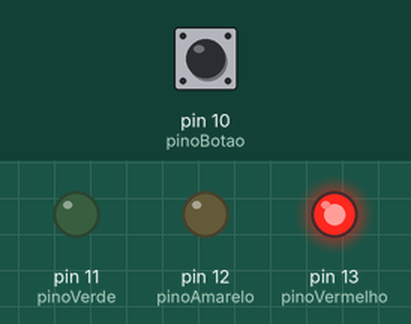
This sketch was run on a simulated Arduino Uno, built with avr-gcc and run on an emulated ATmega328P. On the bench: output pins drawn as LEDs (lit = HIGH). Inputs (shaded band) come from the test bench; at power-on: pin 10 (pinoBotao) LOW.

Above: at 1.2 s.
1.3 s: pin 10 (pinoBotao) pulled HIGH for 0.15 s
At 2.5 s:
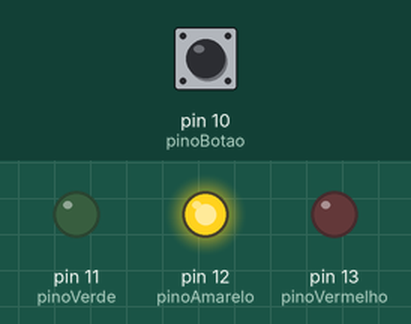
2.9 s: pin 10 (pinoBotao) pulled HIGH for 1 s
At 5.0 s:
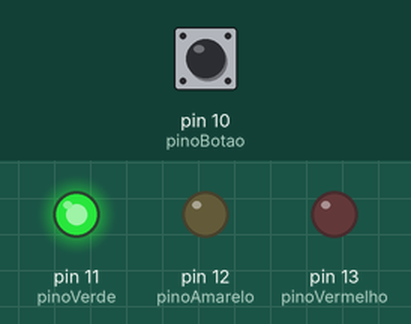
5.4 s: pin 10 (pinoBotao) pulled HIGH for 3.2 s
At 9.8 s:
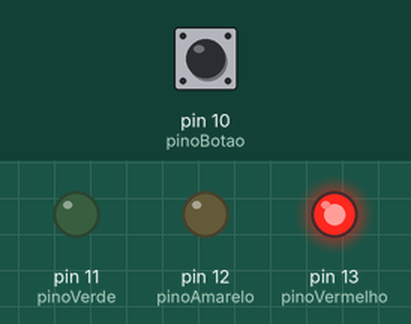
Timing chart, 0 to 11.3 s (numbered marks = the images above; inputs shaded):
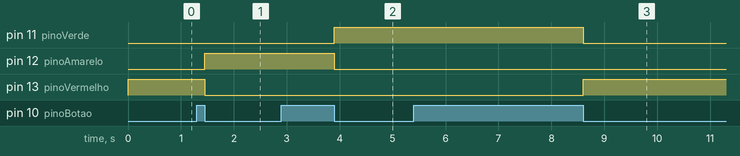

Measured:
- after the input at 1.3 s, pin 12 (pinoAmarelo): LOW → HIGH after 0.15 s; pin 13 (pinoVermelho): HIGH → LOW after 0.15 s
- after the input at 2.9 s, pin 11 (pinoVerde): LOW → HIGH after 1.0 s; pin 12 (pinoAmarelo): HIGH → LOW after 1.0 s
- after the input at 5.4 s, pin 11 (pinoVerde): HIGH → LOW after 3.2 s; pin 13 (pinoVermelho): LOW → HIGH after 3.2 s

The sketch:

Semaforo.ino
```cpp
const int pinoVerde = 11;
const int pinoAmarelo = 12;
const int pinoVermelho = 13;
const int pinoBotao = 10;

int estadoSemaforo = 0;
int estadoBotaoAnterior = 0;

void atualizarLeds(void);

void setup() {
    pinMode(pinoVerde, 1);
    pinMode(pinoAmarelo, 1);
    pinMode(pinoVermelho, 1);
    pinMode(pinoBotao, 0);
    atualizarLeds();
}

void loop() {
    int leituraAtual = digitalRead(pinoBotao);

    if (leituraAtual != estadoBotaoAnterior) {

        if (leituraAtual == 0) {
            estadoSemaforo++;

            if (estadoSemaforo > 2) {
                estadoSemaforo = 0;
            }
            atualizarLeds();
        }

        estadoBotaoAnterior = leituraAtual;
    }
}

void atualizarLeds(void) {
    if (estadoSemaforo == 0) { //led vermelho
        digitalWrite(pinoVermelho, 1);
        digitalWrite(pinoAmarelo, 0);
        digitalWrite(pinoVerde, 0);
    }
    else if (estadoSemaforo == 1) { //led amarelo
        digitalWrite(pinoVermelho, 0);
        digitalWrite(pinoAmarelo, 1);
        digitalWrite(pinoVerde, 0);
    }
    else if (estadoSemaforo == 2) { //led verede
        digitalWrite(pinoVermelho, 0);
        digitalWrite(pinoAmarelo, 0);
        digitalWrite(pinoVerde, 1);
    }
}
```
